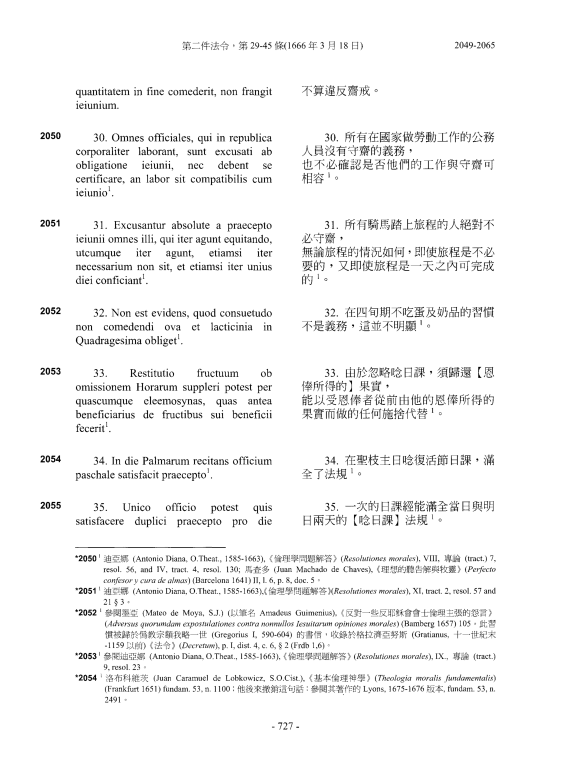
#> input picture _denzinger_p801.png, 1134 x 1529 px (shown at 1/2 size)
$ python -i audit_icloud_vs_chenwei_perceptual.py   (imports and definitions only)
#> lines starting #> are read from the running program, lines starting #| are printed output that depends on the picture
#> further down, picture is the input picture: PIL image 1134x1529 RGB; min 0, max 255, mean 244.1
#!/usr/bin/env python3
"""Read-only cross-audit of fresh iCloud originals against Chenwei media.

Cached/R2 thumbnails are used only to generate candidates. Every candidate is
re-read from both current originals before classification. Media are never
copied, moved, renamed, or deleted; only the requested report/contact sheets
and a resumable temporary video-signature cache are written.
"""

from __future__ import annotations

import argparse
import concurrent.futures as futures
import copy
import datetime as dt
import hashlib
import io
import json
import math
import os
import re
import statistics
import subprocess
import sys
from collections import Counter, defaultdict
from pathlib import Path, PurePosixPath
from typing import Any

import numpy as np
from PIL import ExifTags, Image, ImageDraw, ImageFont, ImageOps

# [5 lines not run here, left out]


IMAGE_EXTS = {".jpg", ".jpeg", ".png", ".heic", ".heif", ".webp", ".avif", ".bmp", ".gif"}
VIDEO_EXTS = {".mp4", ".mov", ".m4v", ".webm", ".mkv"}
FP_VERSION = "phash16-dhash9-color8-v1"
THUMB_WIDTH = 480
PHASH_N = 16
PHASH_LOW = 8
COS_TABLE = np.cos(
    ((2 * np.arange(PHASH_N)[None, :] + 1) * np.arange(PHASH_LOW)[:, None] * np.pi)
    / (2 * PHASH_N)
)


def now_iso() -> str:
    return dt.datetime.now(dt.timezone.utc).astimezone().isoformat(timespec="seconds")


def sha256_bytes(data: bytes) -> str:
    return hashlib.sha256(data).hexdigest()


# [6 lines left out: function sha256_file, not called in this run]


def json_sha(path: Path) -> str:
    return sha256_file(path)


def cache_key(year: str, bucket: str, name: str) -> str:
    return hashlib.sha256(f"chenwei|{year}|{bucket}|{name}".encode()).hexdigest()[:32]


# [61 lines left out: functions library_relpath, source_for_bucket, flatten_library, load_checkpoint, not called in this run]


def bits_to_int(bits: np.ndarray) -> int:
    value = 0
    for bit in bits.astype(np.uint8).reshape(-1).tolist():
        value = (value << 1) | int(bit)
    return value


def fingerprint_pil(image: Image.Image, *, webp_roundtrip: bool = True) -> tuple[dict[str, Any], np.ndarray, Image.Image]:
#> called with webp_roundtrip = True
    image = ImageOps.exif_transpose(image).convert("RGB")
    width, height = image.size
#> width = 1134; height = 1529
    if width > THUMB_WIDTH:
        new_height = max(1, round(height * THUMB_WIDTH / width))
#> new_height = 647
        thumb = image.resize((THUMB_WIDTH, new_height), Image.Resampling.LANCZOS)
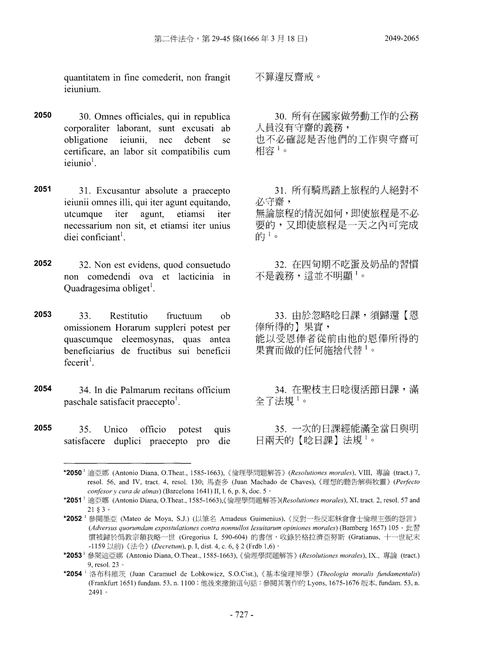
#> thumb: PIL image 480x647 RGB; min 0, max 255, mean 243.4
    else:
        thumb = image.copy()
    if webp_roundtrip:
        buffer = io.BytesIO()
        thumb.save(buffer, format="WEBP", quality=80)
        buffer.seek(0)
        thumb = Image.open(buffer).convert("RGB")
        thumb.load()

    gray16 = np.asarray(thumb.convert("L").resize((PHASH_N, PHASH_N), Image.Resampling.LANCZOS), dtype=np.float64)
    coeffs = COS_TABLE @ gray16 @ COS_TABLE.T
    low = coeffs[:PHASH_LOW, :PHASH_LOW].reshape(-1)
#> low = 64 values, max 62217 at index 0, min -216.4 at index 20, mean 1008.3
    threshold = float(np.median(low[1:]))
#> threshold = 2.27
    phash = bits_to_int(low > threshold)
#> the loop in bits_to_int, `for bit in bits.astype(np.uint8).reshape(-1).tolist():` made 64 passes
#> (bit, value) on passes 2 to 13: (0, 2), (1, 5), (1, 11), (1, 23), (1, 47), (1, 95), (1, 191), (1, 383), (0, 766), (0, 1532), (0, 3064), (0, 6128)
#> value on pass 1: 1
#> after the loop in bits_to_int, `for bit in bits.astype(np.uint8).reshape(-1).tolist():`: value = 13800668427238162554
#> phash = 13800668427238162554

    gray_d = np.asarray(thumb.convert("L").resize((9, 8), Image.Resampling.LANCZOS), dtype=np.int16)
    dhash = bits_to_int(gray_d[:, :-1] > gray_d[:, 1:])
#> the loop in bits_to_int (call 2), `for bit in bits.astype(np.uint8).reshape(-1).tolist():` made 64 passes
#> (bit, value) on passes 2 to 13: (0, 2), (1, 5), (1, 11), (0, 22), (0, 44), (1, 89), (0, 178), (1, 357), (0, 714), (0, 1428), (0, 2856), (1, 5713)
#> dhash = 12864682731527524560
    color = np.asarray(thumb.resize((8, 8), Image.Resampling.LANCZOS), dtype=np.float64).reshape(-1, 3).mean(axis=0)
#> color = [243, 243, 243]
    gray64 = np.asarray(thumb.convert("L").resize((64, 64), Image.Resampling.LANCZOS), dtype=np.uint8)
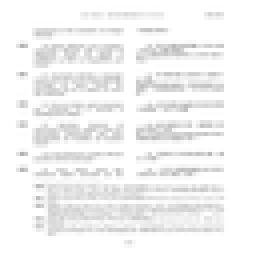
#> gray64: shape (64, 64) (shown 4 times larger); min 178, max 255, mean 242.8
    rgb64 = np.asarray(thumb.resize((64, 64), Image.Resampling.LANCZOS), dtype=np.uint8)
    fp = {
        "p_hash": int(phash),
        "p_hash_hex": f"{phash:016x}",
        "d_hash": int(dhash),
        "d_hash_hex": f"{dhash:016x}",
        "width": int(thumb.width),
        "height": int(thumb.height),
        "source_width": int(width),
        "source_height": int(height),
        "aspect_ratio": thumb.width / max(1, thumb.height),
        "brightness": round(float(gray16.mean()), 2),
        "average_rgb": [round(float(value), 2) for value in color],
    }
    return fp, gray64, thumb


# [681 lines left out: functions embedded_image_date, read_image_fresh, checkpoint_fp, fp_metrics, normalized_correlation, edge_array and 13 more, not called in this run]


# [2 lines not run here, left out]

>>> from PIL import Image
>>> picture = Image.open('../_denzinger_p801.png')
>>> result = fingerprint_pil(picture)
